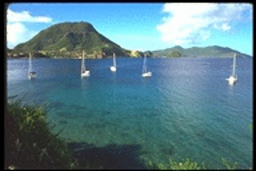
%> input picture TME_8/ImagesResultats/Paysages67.png, 256 x 171 px
$ octave testHSVHisto_Paysages67.m   (GNU Octave 9; MATLAB toolbox functions it lacks are replaced by stand-ins)
%> lines starting %> are read from the running program, lines starting %| are printed output that depends on the picture
### TME_8/ouvrirImage.m
function [I,n,m] = ouvrirImage(nom)
%> called with nom = 'ImagesResultats/Paysages67.png'
I=imread(nom);
%> I is the input picture: size 171x256x3 uint16; mean R, G, B 23001, 32239.1, 35201.2
n = size(I,1);
%> n = 171
m = size(I,2);
%> m = 256
%> `J = rgb2hsv(I);`: J: size 171x256x3 double; mean H, S, V 0.492, 0.361, 0.55
end

### TME_8/calculePalette.m
function [ palette,palette2 ] = calculePalette( nH, nS , nV )
%> called with nH = 12, nS = 3, nV = 8


cpt=1;

palette = zeros(nH*nS*nV,3);
palette2 = zeros(nH,nS,nV,3);


tH = 1/(2*nH);
tS = 1/(2*nS);
tV = 1/(2*nV);


for k=1:nV
    for j=1:nS
        for i=1:nH
            I = zeros(1,1,3);

            HSVval = [ (i-1)/nH + tH , (j-1)/ nS + tS , (k-1)/ nV + tV ];
            RGBval = hsv2rgb(HSVval) .*255;

            palette(cpt,:) = RGBval;

            palette2(i,j,k,:) = RGBval;

            cpt = cpt+1;

        end
    end
end

end

### TME_8/quantificationImage.m
function [Iq,histo]=quantificationImage(I, nH, nS, nV)
%> called with nH = 12, nS = 3, nV = 8

N = size(I,1);
%> N = 171
M = size(I,2);
%> M = 256

Iq = zeros(N,M,3);
histo = zeros(nH,nS,nV);

for i = 1:N
    for j = 1:M
        iH = quantification(I(i,j,1),nH);
        iS = quantification(I(i,j,2),nS);
        iV = quantification(I(i,j,3),nV);
        Iq(i,j,1) = iH;
        Iq(i,j,2) = iS;
        Iq(i,j,3) = iV;
        histo(iH,iS,iV) = histo(iH,iS,iV) + 1;
    end
end
%> Iq: size 171x256x3 double; mean H, S, V 6.42, 1.6, 4.85

### TME_8/appliquePalette.m
function Ip = appliquerPalette( Iquant , palette )


Ip = zeros(size(Iquant,1),size(Iquant,2),3);

for i=1:1:size(Iquant,1)
    for j=1:1:size(Iquant,2)
        Ip(i,j,1) = palette(Iquant(i,j,1),Iquant(i,j,2),Iquant(i,j,3),1);
        Ip(i,j,2) = palette(Iquant(i,j,1),Iquant(i,j,2),Iquant(i,j,3),2);
        Ip(i,j,3) = palette(Iquant(i,j,1),Iquant(i,j,2),Iquant(i,j,3),3);

    end
end
%> Ip: size 171x256x3 double; mean H, S, V 88.2, 123.6, 133.9


Ip = uint8(Ip);
%> Ip: size 171x256x3 uint8; mean H, S, V 88.4, 123.8, 133.9

end

### TME_8/normalisehisto.m
function histon = normalisehisto(histo)

histon = histo/(norm(histo));

### TME_8/affiche5dominantes.m
function  affiche5dominantes( histo , palette )
[Y,Ind] = sort(histo,'descend');

K=5;

figure();

for i=1:K
    Ind(i);
    Ia = zeros(1,1,3);
    Ia(1:1,:,1)  =  palette(Ind(i),1);
    Ia(1:1,:,2)  = palette(Ind(i),2);
    Ia(1:1,:,3)  =  palette(Ind(i),3);
    Ia = uint8(Ia);
    subplot(1,K,i);
    imagesc(Ia);
    axis off;
end

end

### TME_8/testHSVHisto_Paysages67.m
clear all;
close all;

nH = 12;
nS = 3;
nV = 8;

I=ouvrirImage('ImagesResultats/Paysages67.png');
I=double(I);
I = I ./ 65535;

figure();
imagesc(I);

% Conversion RGB vers HSV
J = rgb2hsv(I);

[ palette,palette2 ] = calculePalette(nH,nS,nV);

[Iq , histo] = quantificationImage(J,nH,nS,nV);

Ip = appliquePalette(Iq,palette2);

% Visualisation de l'image quantifiee
imagesc(Ip);
imwrite(Ip,'ImagesResultats/Paysages67_quantifiee.png');

% Transformation de l'histogramme en 1 vecteur 1D
histo = histo(:);
%> histo = 288 values, max 4579 at index 163, min 0 at index 21, mean 152
% Normalisation de l'histogramme de quantification
histo = normalisehisto(histo);
%> in normalisehisto, `histon = histo/(norm(histo));`: histon = 288 values, max 0.468 at index 163, min 0 at index 21, mean 0.0155
%> histo has the same summary as histon in normalisehisto

figure();
plot(histo);
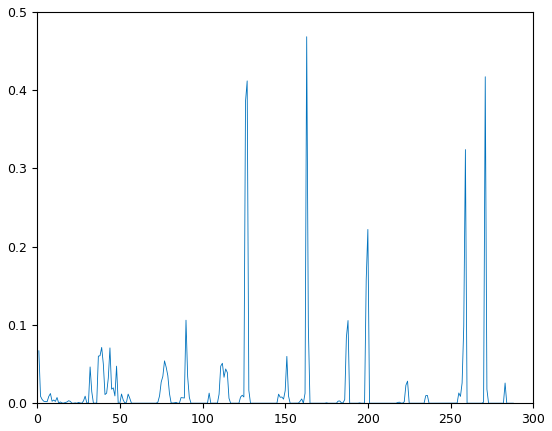
%> figure redrawn from the program's plot data; curve peaks at x = 163, y = 0.468

affiche5dominantes(histo,palette );
%> in affiche5dominantes, `[Y,Ind] = sort(histo,'descend');`: Y = 288 values, max 0.468 at index 1, min 0 at index 128, mean 0.0155; Ind = 288 values, max 288 at index 288, min 1 at index 15, mean 144.5
%> the loop in affiche5dominantes, `for i=1:K` made 5 passes
%> Ia on passes 1 to 5: [72 126 143], [120 209 239], [56 98 112], [56 112 98], [199 229 239]
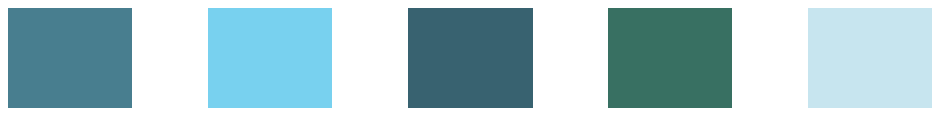
%> figure redrawn from the program's plot data, 5 panels
